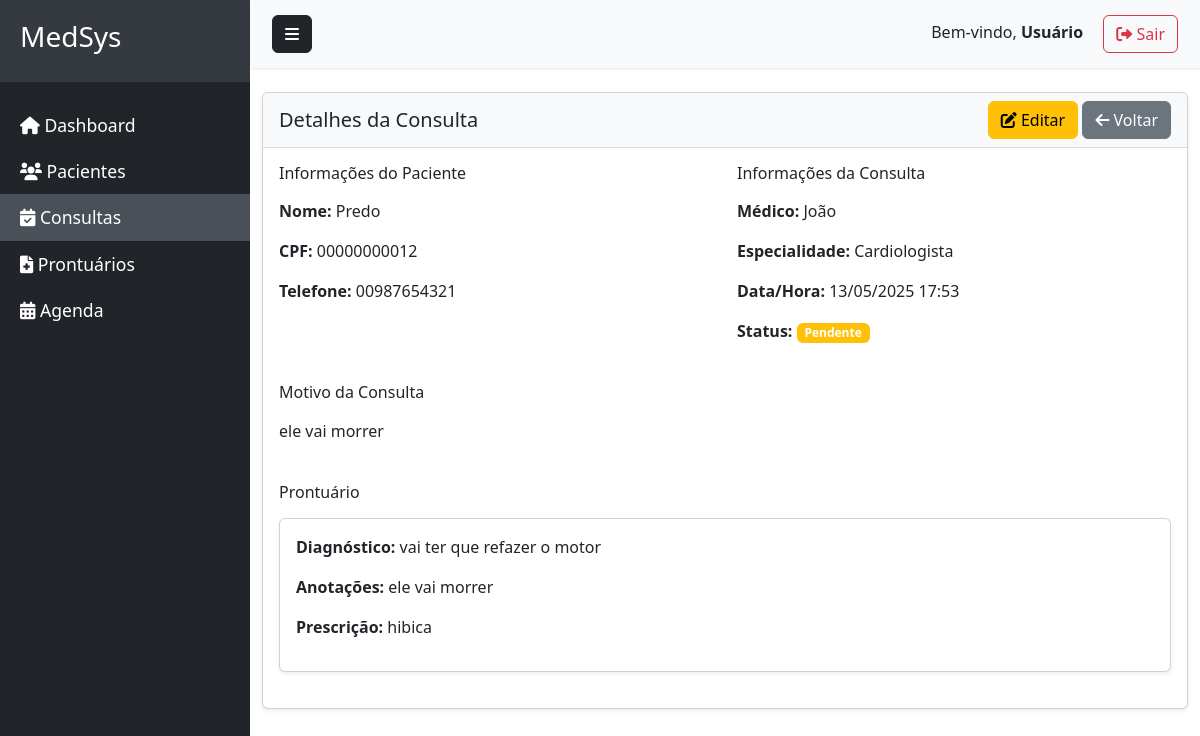
/consultas/1/, run on the app's committed database.
### clinica/models.py (models this page shows, shortened)
class Consulta(models.Model):
    STATUS_CHOICES = [
        ('PENDENTE', 'Pendente'),
        ('CONFIRMADA', 'Confirmada'),
        ('CANCELADA', 'Cancelada'),
        ('ESPERA', 'Em Espera'),
    ]
    paciente = models.ForeignKey(Paciente, on_delete=models.CASCADE)
    medico = models.ForeignKey(Medico, on_delete=models.SET_NULL, null=True)
    data = models.DateTimeField()
    motivo = models.TextField()
    concluida = models.BooleanField(default=False)
    status = models.CharField(max_length=10, choices=STATUS_CHOICES, default='PENDENTE')  # novo campo

class Paciente(models.Model):
    nome = models.CharField(max_length=100)
    data_nascimento = models.DateField()
    cpf = models.CharField(max_length=14, unique=True)
    telefone = models.CharField(max_length=20)
    endereco = models.TextField()

class Medico(models.Model):
    nome = models.CharField(max_length=100)
    crm = models.CharField(max_length=20, unique=True)
    especialidade = models.ForeignKey(Especialidade, on_delete=models.SET_NULL, null=True)

class Especialidade(models.Model):
    nome = models.CharField(max_length=100)

class Prontuario(models.Model):
    consulta = models.OneToOneField(Consulta, on_delete=models.CASCADE)
    anotacoes = models.TextField()
    diagnostico = models.TextField()
    prescricao = models.TextField(blank=True)

### prontuario/views.py (the view)
# urls.py: path('consultas/<int:consulta_id>/', views.visualizar_consulta, name='visualizar_consulta'),
def visualizar_consulta(request, consulta_id):
    consulta = get_object_or_404(Consulta.objects.select_related(
        'paciente', 'medico', 'medico__especialidade'
    ), id=consulta_id)
    return render(request, 'visualizar_consulta.html', {'consulta': consulta})

### templates/visualizar_consulta.html (shortened to what this page needs)
{% extends 'base.html' %}
{% block content %}
<div class="row mt-4">
    <div class="col-12">
        <div class="card">
            <div class="card-header d-flex justify-content-between align-items-center">
                <h5 class="mb-0">Detalhes da Consulta</h5>
                <div>
                    <a href="{% url 'editar_consulta' consulta.id %}" class="btn btn-warning">
                        <i class="fas fa-edit"></i> Editar
                    </a>
                    <a href="{% url 'consultas' %}" class="btn btn-secondary">
                        <i class="fas fa-arrow-left"></i> Voltar
                    </a>
                </div>
            </div>
            <div class="card-body">
                <div class="row">
                    <div class="col-md-6">
                        <h6 class="mb-3">Informações do Paciente</h6>
                        <p><strong>Nome:</strong> {{ consulta.paciente.nome }}</p>
                        <p><strong>CPF:</strong> {{ consulta.paciente.cpf }}</p>
                        <p><strong>Telefone:</strong> {{ consulta.paciente.telefone }}</p>
                    </div>
                    <div class="col-md-6">
                        <h6 class="mb-3">Informações da Consulta</h6>
                        <p><strong>Médico:</strong> {{ consulta.medico.nome }}</p>
                        <p><strong>Especialidade:</strong> {{ consulta.medico.especialidade.nome }}</p>
                        <p><strong>Data/Hora:</strong> {{ consulta.data|date:"d/m/Y H:i" }}</p>
                        <p><strong>Status:</strong>
                            {% if consulta.status == 'CONFIRMADA' %}
                                <span class="badge bg-success">Confirmada</span>
                            {% elif consulta.status == 'PENDENTE' %}
                                <span class="badge bg-warning">Pendente</span>
                            {% elif consulta.status == 'CANCELADA' %}
                                <span class="badge bg-danger">Cancelada</span>
                            {% elif consulta.status == 'ESPERA' %}
                                <span class="badge bg-info">Em Espera</span>
                            {% endif %}
                        </p>
                    </div>
                </div>
                <div class="row mt-4">
                    <div class="col-12">
                        <h6 class="mb-3">Motivo da Consulta</h6>
                        <p>{{ consulta.motivo }}</p>
                    </div>
                </div>
                {% if consulta.prontuario %}
                <div class="row mt-4">
                    <div class="col-12">
                        <h6 class="mb-3">Prontuário</h6>
                        <div class="card">
                            <div class="card-body">
                                <p><strong>Diagnóstico:</strong> {{ consulta.prontuario.diagnostico }}</p>
                                <p><strong>Anotações:</strong> {{ consulta.prontuario.anotacoes }}</p>
                                {% if consulta.prontuario.prescricao %}
                                <p><strong>Prescrição:</strong> {{ consulta.prontuario.prescricao }}</p>
                                {% endif %}
                            </div>
                        </div>
                    </div>
                </div>
                {% endif %}
            </div>
        </div>
    </div>
</div>
{% endblock %}

### static/style.css (style rules this page uses)
.card { margin-bottom: 20px; box-shadow: 0 0.125rem 0.25rem rgba(0, 0, 0, 0.075); }
.card-header { background-color: #f8f9fa; border-bottom: 1px solid rgba(0, 0, 0, 0.125); }

### data on the page
Consulta: paciente.nome "Predo", paciente.cpf "00000000012", paciente.telefone "00987654321", medico.nome "João", medico.especialidade.nome "Cardiologista", data "13/05/2025 17:53", motivo "ele vai morrer", prontuario.diagnostico "vai ter que refazer o motor", prontuario.anotacoes "ele vai morrer", prontuario.prescricao "hibica"
